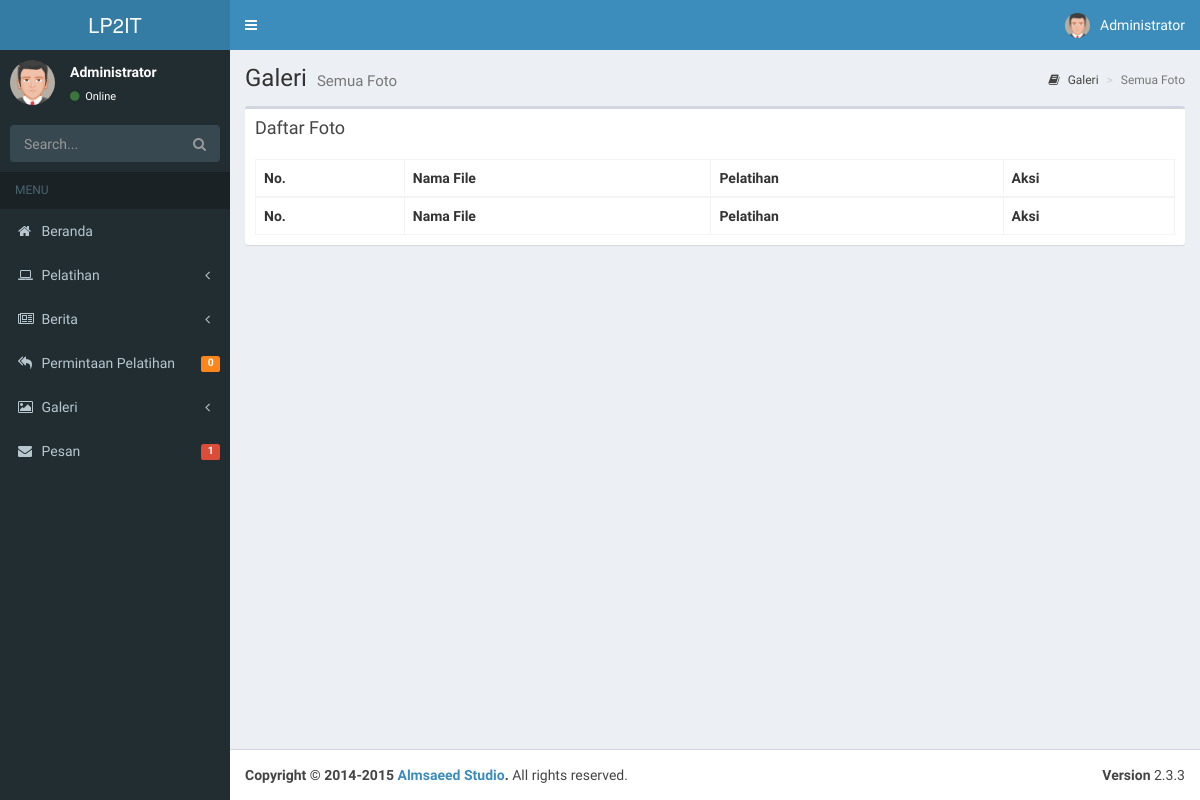
Before: /Admin/galeriAll with the older database file.
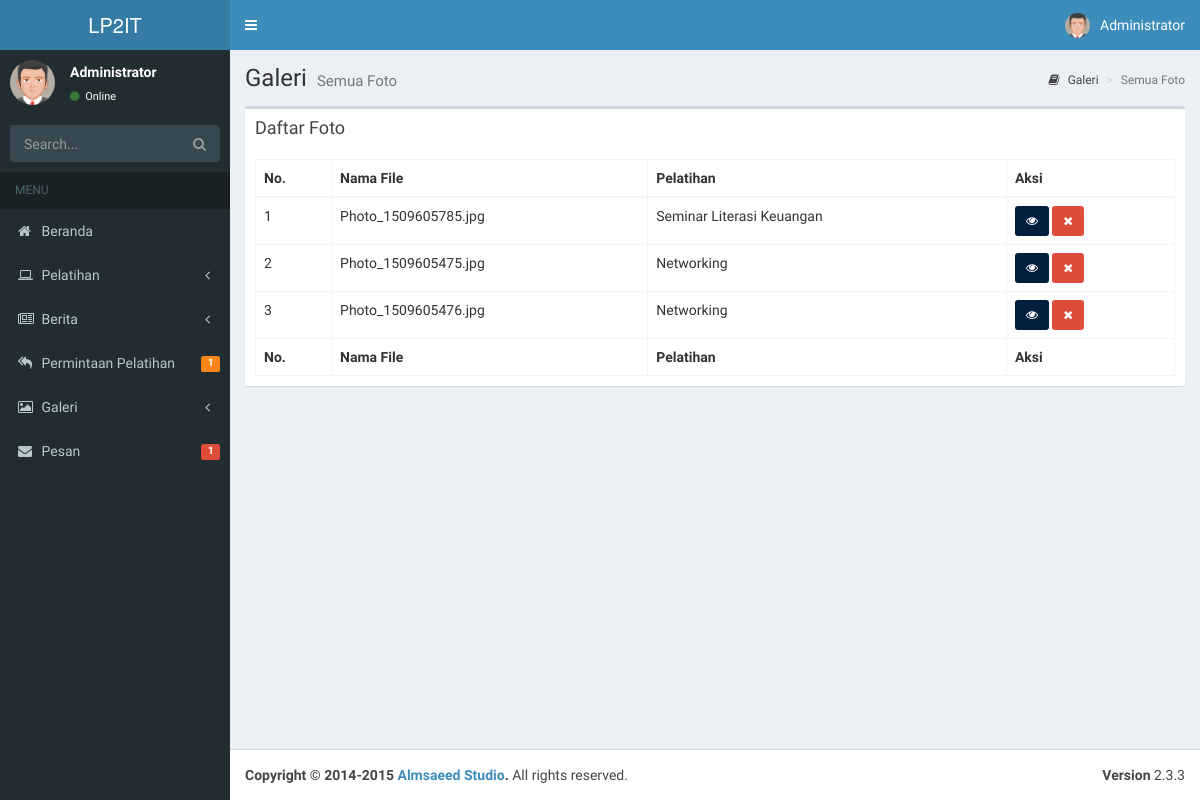
After: the same page with the newer database file.
### tables this page shows
CREATE TABLE `tb_galeri` (
  `id` int(11) NOT NULL,
  `idp` int(11) NOT NULL,
  `filename` varchar(255) NOT NULL,
  `tag` text
);

CREATE TABLE `tb_pelatihan` (
  `id` int(11) NOT NULL,
  `nama` varchar(255) NOT NULL,
  `kategori` varchar(255) NOT NULL,
  `tempat` varchar(255) NOT NULL,
  `pemateri` varchar(255) NOT NULL,
  `start` date NOT NULL,
  `end` date NOT NULL,
  `path` varchar(255) NOT NULL,
  `stats` tinyint(1) NOT NULL DEFAULT '0',
  `keterangan` text NOT NULL
);

### application/controllers/Admin.php (called while the page is built, shortened)
<?php
class Admin extends CI_Controller {
	private $head;
	public function __construct(){
		$this->head['pelatihan'] = $this->ModelPelatihan->selectAll()->num_rows();
		$this->head['galeri'] = $this->ModelGaleri->selectAll()->num_rows();
		$this->head['berita'] = $this->ModelNews->selectAll()->num_rows();
		$this->head['pesan'] = $this->ModelPesan->selectAll()->num_rows();
		$this->head['request'] = $this->ModelRequest->selectAll()->num_rows();
	}
	public function galeriAll($status = NULL){
		$data['all'] = $this->ModelGaleri->selectJoin("tb_pelatihan","tb_galeri.idp","tb_pelatihan.id")->result_array();
		$this->load->view('admin/templates/header',$this->head);
		$this->load->view('admin/galeriAll',$data);
		$this->load->view('admin/templates/footer');
	}
}

### index.php (called while the page is built, shortened)
<?php
require_once BASEPATH.'core/CodeIgniter.php';

### application/models/ModelGaleri.php (called while the page is built, shortened)
<?php
class ModelGaleri extends CI_Model {
	public $tableName;
	public function __construct(){
		$this->tableName = "tb_galeri";
	}
	public function selectAll($from=0,$offset=0){
		$this->db->select('*');
		$this->db->from($this->tableName);
		$this->db->order_by('id','DESC');
		$this->db->limit($from,$offset);
		return $this->db->get();
	}
	public function SelectJoin($table2,$cond1,$cond2,$id=NULL){
		$this->db->select('*');
		$this->db->from($this->tableName);
		$this->db->join($table2,$cond1." = ".$cond2);
		$this->db->order_by($cond1,'ASC');
		return $this->db->get();
	}
}

### application/views/admin/galeriAll.php (the view, shortened to what the changed rows need)
<div class="content-wrapper">
  <section class="content-header">
    <h1>
      Galeri
      <small>Semua Foto</small>
    </h1>
  </section>
  <section class="content">
    <div class="row">
      <div class="col-xs-12">
      <div class="box">
          <div class="box-body">
          <table id="dt" class="table table-bordered table-hover">
              <thead>
              <tr>
                  <th>No.</th>
                  <th>Nama File</th>
                  <th>Pelatihan</th>
                  <th>Aksi</th>
              </tr>
              </thead>
              <tbody>
              <?php
              $i=1;foreach($all as $row){
               ?>
              <tr >
                  <td><?php echo $i++; ?></td>
                  <td><?php echo $row['filename']; ?></td>
                  <td><?php echo $row['nama']; ?></td>
                  <td>
                    <button type="button" class="btn btn-sm bg-navy"><i class="fa fa-eye"></i></button>
                    <button type="button" class="btn btn-sm bg-red"><i class="fa fa-times"></i></button>
                  </td>
              </tr>
              <?php } ?>
              </tbody>
              <tfoot>
              <tr>
                <th>No.</th>
                <th>Nama File</th>
                <th>Pelatihan</th>
                <th>Aksi</th>
              </tr>
              </tfoot>
          </table>
          </div>
      </div>
      </div>
  </div>
  </section>
</div>

### application/views/admin/templates/header.php (shortened to what the changed rows need)
<!DOCTYPE html>
<html>
<head>
  <link rel="stylesheet" href="<?php echo base_url(); ?>assets/css/bootstrap.min.css">
  <link rel="stylesheet" href="https://cdnjs.cloudflare.com/ajax/libs/font-awesome/4.5.0/css/font-awesome.min.css">
  <link rel="stylesheet" href="https://cdnjs.cloudflare.com/ajax/libs/ionicons/2.0.1/css/ionicons.min.css">
  <link rel="stylesheet" href="<?php echo base_url(); ?>assets/css/AdminLTE/AdminLTE.min.css">
  <link rel="stylesheet" href="<?php echo base_url(); ?>assets/css/AdminLTE/skins/_all-skins.min.css">
  <link rel="stylesheet" href="<?php echo base_url(); ?>plugins/iCheck/flat/blue.css">
  <link rel="stylesheet" href="<?php echo base_url(); ?>plugins/morris/morris.css">
  <link rel="stylesheet" href="<?php echo base_url(); ?>plugins/jvectormap/jquery-jvectormap-1.2.2.css">
  <link rel="stylesheet" href="<?php echo base_url(); ?>plugins/datepicker/datepicker3.css">
  <link rel="stylesheet" href="<?php echo base_url(); ?>plugins/daterangepicker/daterangepicker-bs3.css">
  <link rel="stylesheet" href="<?php echo base_url(); ?>plugins/bootstrap-wysihtml5/bootstrap3-wysihtml5.min.css">
  <link rel="stylesheet" href="<?php echo base_url(); ?>assets/styleadmin.css">
</head>
<body class="hold-transition skin-blue sidebar-mini">
<div class="wrapper">
  <aside class="main-sidebar">
    <section class="sidebar">
      <ul class="sidebar-menu">
        <li class="treeview">
          <a href="<?php echo site_url(); ?>Admin/reqAll">
            <span class="pull-right-container">
              <span class="label bg-orange pull-right"><?php echo $request; ?></span>
            </span>
          </a>
        </li>
      </ul>
    </section>
  </aside>

Changed rows visible on the page:
added tb_galeri: filename "Photo_1509605785.jpg", tb_pelatihan.nama "Seminar Literasi Keuangan"
added tb_galeri: filename "Photo_1509605475.jpg", tb_pelatihan.nama "Networking"
added tb_galeri: filename "Photo_1509605476.jpg", tb_pelatihan.nama "Networking"
Other visible differences:
$request: "0" → "1"
